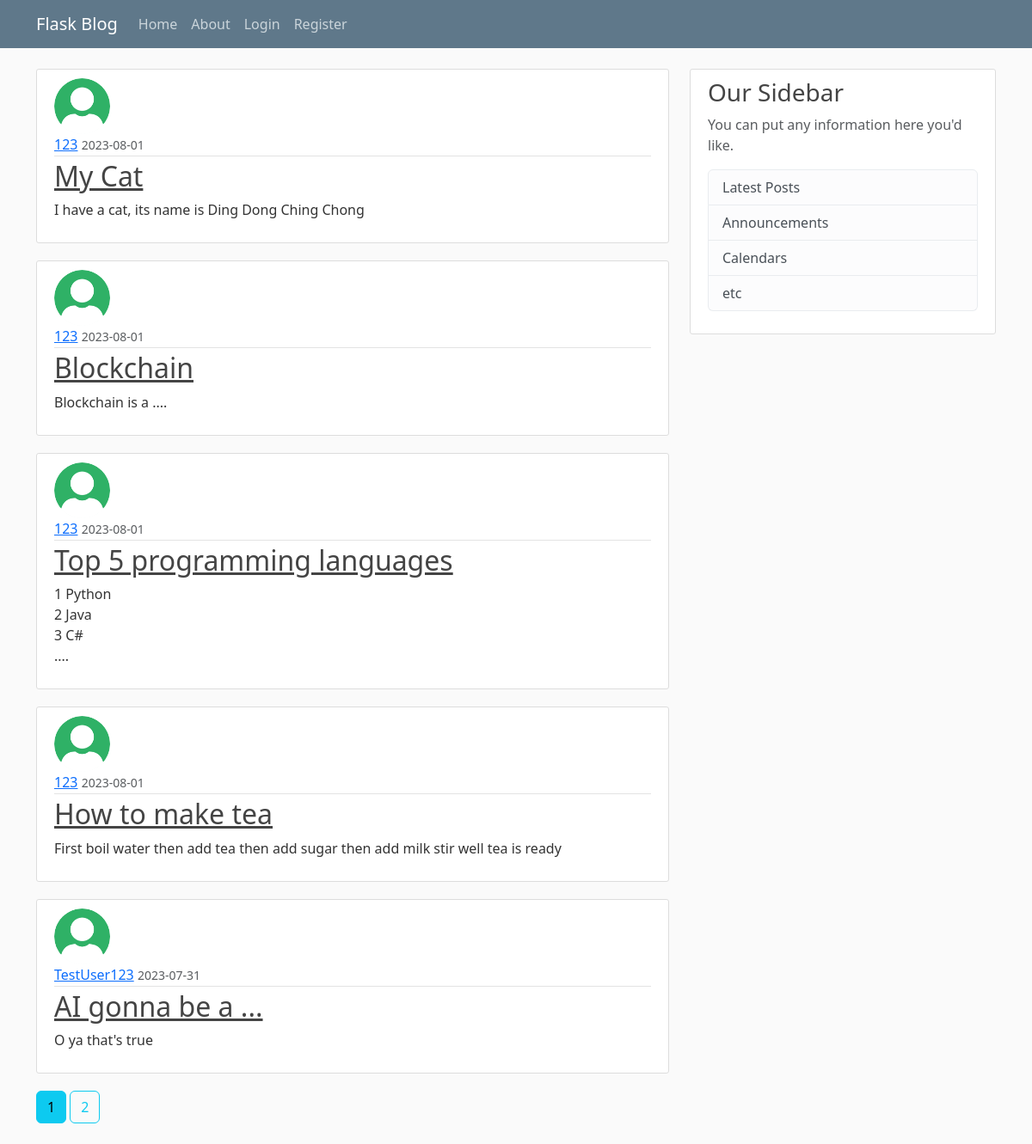
The page /home on the database its author committed.
### app/models.py (models this page shows, shortened)
class Post(db.Model):
    id=db.Column(db.Integer, primary_key=True)
    title=db.Column(db.String(100),nullable=False)
    date_posted=db.Column(db.DateTime,nullable=False, default=datetime.utcnow)
    content=db.Column(db.Text, nullable=False)
    user_id=db.Column(db.Integer, db.ForeignKey('user.id'), nullable=False)

class User(db.Model, UserMixin):
    id=db.Column(db.Integer, primary_key=True)
    username=db.Column(db.String(20), unique=True, nullable=False)
    email=db.Column(db.String(120), unique=True, nullable=False)
    image_file=db.Column(db.String(20), nullable=False, default='default_pic.png')
    password=db.Column(db.String(60), nullable=False)
    posts=db.relationship('Post', backref='author', lazy=True)

### app/main/routes.py (the view)
@main.route("/")
@main.route("/home")
def home():
    page=request.args.get('page', 1, type=int)
    posts=Post.query.order_by(Post.date_posted.desc()).paginate(page=page, per_page=5)
    return render_template("home.html", posts=posts)

### app/templates/home.html
{% extends "layout.html" %}
{% block content %}
    {% for post in posts.items %}
    <article class="media content-section">
      <img class="rounded-circle article-img" src="{{ url_for('static', filename='profile_pics/' + post.author.image_file)}}">
        <div class="media-body">
          <div class="article-metadata">
            <a class="mr-2" href="{{url_for('users.user_posts', username=post.author.username)}}">{{ post.author.username }}</a>
            <small class="text-muted">{{ post.date_posted.strftime('%Y-%m-%d') }}</small>
          </div>
          <h2><a class="article-title" href="{{url_for('posts.post', post_id=post.id)}}">{{ post.title }}</a></h2>
          <p class="article-content">{{ post.content }}</p>
        </div>
      </article>
    {% endfor %}
    {% for page_num in posts.iter_pages(left_edge=1, right_edge=1, left_current=1, right_current=2) %}
      {% if page_num %}
        {% if posts.page==page_num %}
          <a class="btn btn-info mb-4" href="{{url_for('main.home', page=page_num)}}">{{page_num}}</a>
        {% else %}
          <a class="btn btn-outline-info mb-4" href="{{url_for('main.home', page=page_num)}}">{{page_num}}</a>
        {% endif %}
      {% else %}
      pass
      {% endif %}
    {% endfor %}
{% endblock content %}

### app/templates/layout.html (shortened to what this page needs)
<!DOCTYPE html>
<html lang="en">
<head>
    <link href="https://cdn.jsdelivr.net/npm/bootstrap@5.3.0/dist/css/bootstrap.min.css" rel="stylesheet">
    <link rel="stylesheet" type="text/css" href="{{url_for('static', filename='main.css')}}">
</head>
<body>
    <header class="site-header">
        <nav class="navbar navbar-expand-md navbar-dark bg-steel fixed-top">
          <div class="container">
            <a class="navbar-brand mr-4" href="/">Flask Blog</a>
            <div class="collapse navbar-collapse" id="navbarToggle">
              <div class="navbar-nav mr-auto">
                <a class="nav-item nav-link" href="/">Home</a>
                <a class="nav-item nav-link" href="/about">About</a>
              </div>
              <div class="navbar-nav">
                {% if current_user.is_authenticated %}
                  <a class="nav-item nav-link" href="{{ url_for('posts.new_post') }}">New Post</a>
                  <a class="nav-item nav-link" href="/logout">Logout</a>
                  <a class="nav-item nav-link" href="/account">Account</a>
                {% else %}
                  <a class="nav-item nav-link" href="/login">Login</a>
                  <a class="nav-item nav-link" href="/register">Register</a>
                {% endif %}
              </div>
            </div>
          </div>
        </nav>
      </header>
      <main role="main" class="container">
        <div class="row">
          <div class="col-md-8">
            {% block content %}{% endblock %}
          </div>
          <div class="col-md-4">
            <div class="content-section">
              <h3>Our Sidebar</h3>
              <p class='text-muted'>You can put any information here you'd like.
                <ul class="list-group">
                  <li class="list-group-item list-group-item-light">Latest Posts</li>
                  <li class="list-group-item list-group-item-light">Announcements</li>
                  <li class="list-group-item list-group-item-light">Calendars</li>
                  <li class="list-group-item list-group-item-light">etc</li>
                </ul>
              </p>
            </div>
          </div>
        </div>
      </main>
</body>
</html>

### app/static/main.css (style rules this page uses)
body { background: #fafafa; color: #333333; margin-top: 5rem; }
h1, h2, h3, h4, h5, h6 { color: #444444; }
.bg-steel { background-color: #5f788a; }
.site-header .navbar-nav .nav-link { color: #cbd5db; }
.content-section { background: #ffffff; padding: 10px 20px; border: 1px solid #dddddd; border-radius: 3px; margin-bottom: 20px; }
.article-title { color: #444444; }
.article-content { white-space: pre-line; }
.article-img { height: 65px; width: 65px; margin-right: 16px; }
.article-metadata { padding-bottom: 1px; margin-bottom: 4px; border-bottom: 1px solid #e3e3e3 }

### rows shown on the page
Post: image_file (picture), author.username "123", date_posted "2023-08-01", title "My Cat", content "I have a cat, its name is Ding Dong Ching Chong"
Post: image_file (picture), author.username "123", date_posted "2023-08-01", title "Blockchain", content "Blockchain is a ...."
Post: image_file (picture), author.username "123", date_posted "2023-08-01", title "Top 5 programming languages", content "1 Python 2 Java 3 C# ...."
Post: image_file (picture), author.username "123", date_posted "2023-08-01", title "How to make tea", content "First boil water then add tea then add sugar then add milk stir well tea is ready"
Post: image_file (placeholder picture), author.username "TestUser123", date_posted "2023-07-31", title "AI gonna be a ...", content "O ya that's true"

### other values the page prints
{{ page_num }} "1"
{{ page_num }} "2"
